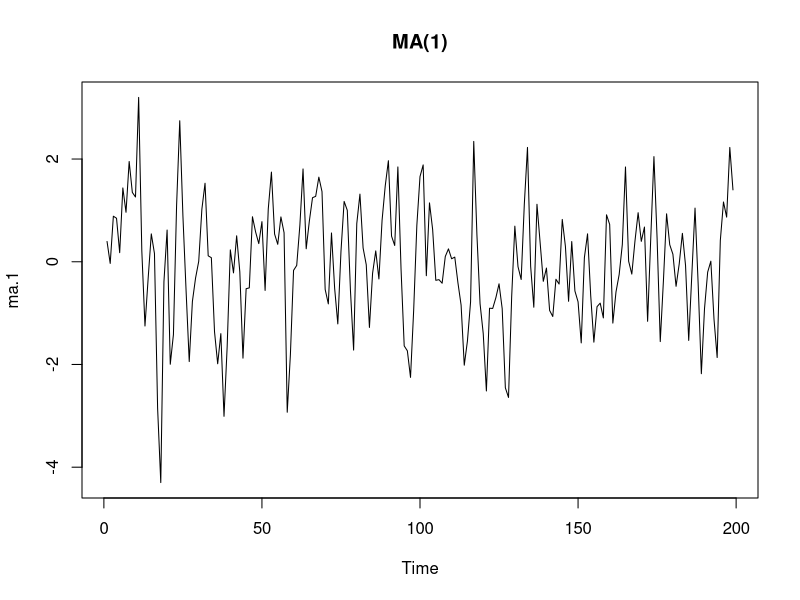
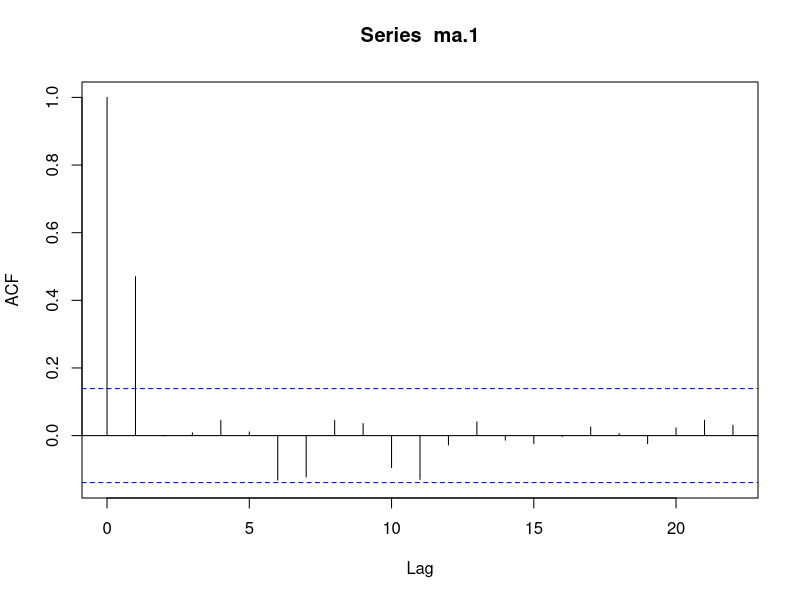
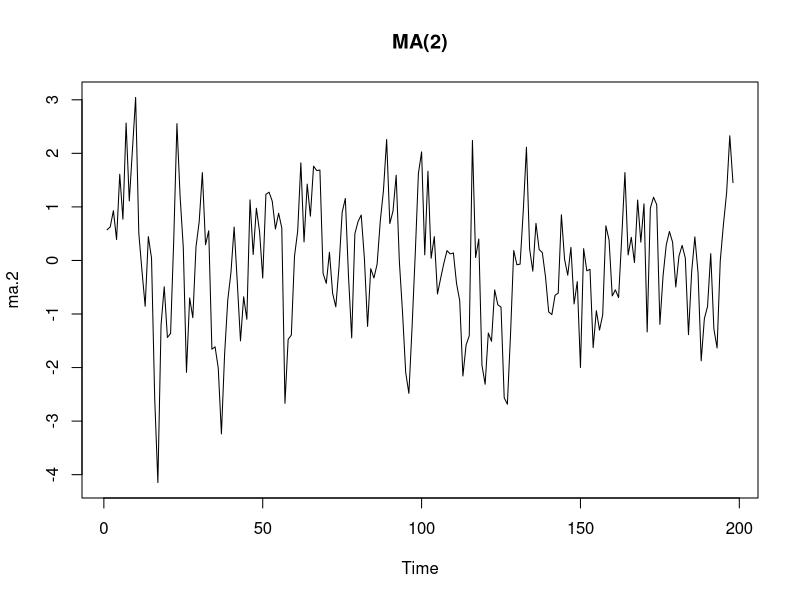
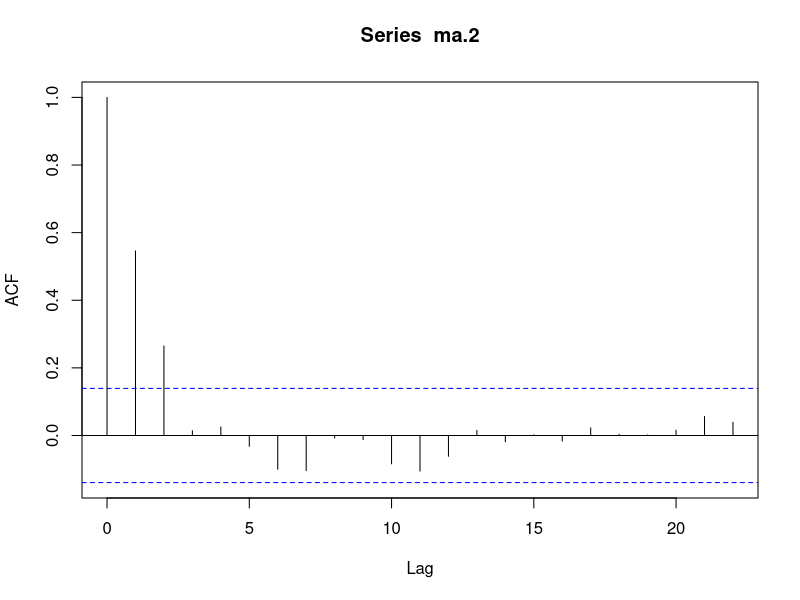

The R script that drew these images, in order:
## ---- chunk 1
set.seed(42)
e <- rnorm(200)
ma.1 <- NULL
for(i in 2:200) {
  ma.1[i] <- e[i] + 0.7 * e[i - 1]
}
ma.1 <- ts(ma.1[2:200])

plot(ma.1, main="MA(1)")
acf(ma.1)
## ---- chunk 2
set.seed(42)
e <- rnorm(200)
ma.2 <- NULL
for(i in 3:200) {
  ma.2[i] <- e[i] + 0.6 * e[i - 1] + 0.4 * e[i - 2]
}
ma.2 <- ts(ma.2[3:200])

plot(ma.2, main="MA(2)")
acf(ma.2)
